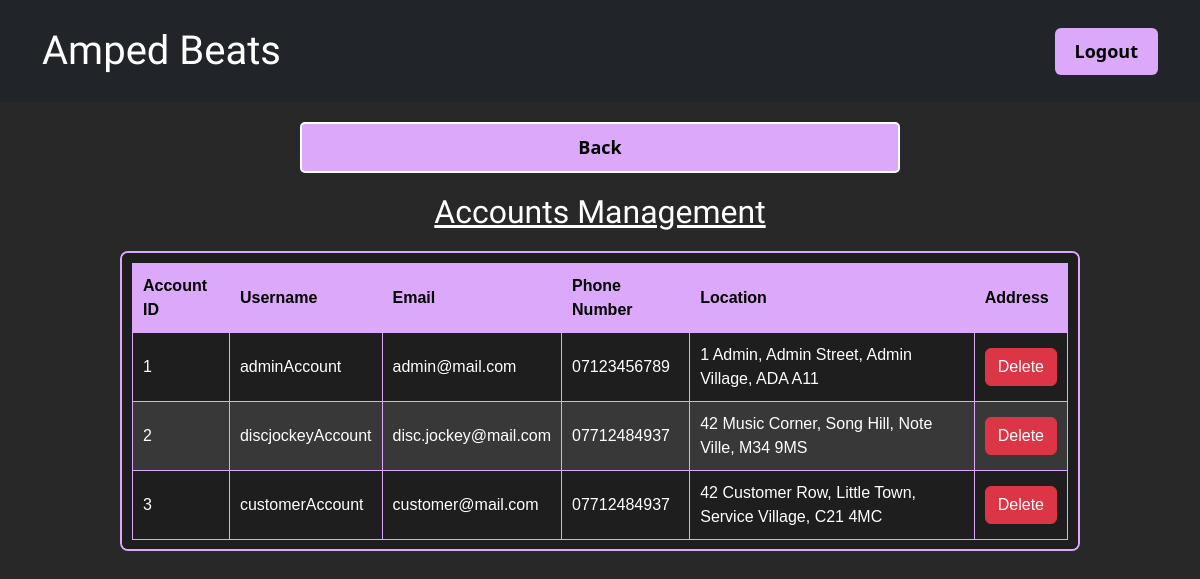
/admin_manage_account.php, run on the app's committed database.
### tables this page shows
CREATE TABLE `account` (
  `accountID` int(8) NULL AUTO_INCREMENT,
  `customerID` int(8) NULL,
  `discjockeyID` int(8) NULL,
  `adminID` int(8) NULL,
  `username` varchar(255) NOT NULL,
  `password` varchar(255) NOT NULL,
  `email` varchar(255) NOT NULL,
  `phone` varchar(11) NOT NULL,
  `address` varchar(255) NOT NULL,
  PRIMARY KEY (`accountID`),
  KEY `customerID` (`customerID`),
  KEY `discjockeyID` (`discjockeyID`)
);

### admin_manage_account.php (the view, shortened to what this page needs)
<!DOCTYPE html>
<html lang="en">
<head>
    <link href="https://cdn.jsdelivr.net/npm/bootstrap@5.2.3/dist/css/bootstrap.min.css" rel="stylesheet">
    <link rel="stylesheet" type="text/css" href="styles/customer_booking_history.css" />
</head>
<body>
<nav class="navbar navbar-dark navbar-expand-md bg-dark py-3" action="admin_panel.php" method="post">
    <div class="container">
        <a class="navbar-brand d-flex align-items-center" href="admin_panel.php">
            <span id="logoText">Amped Beats</span>
        </a><button data-bs-toggle="collapse" class="navbar-toggler" data-bs-target="#navcol-5"><span class="visually-hidden">Toggle navigation</span><span class="navbar-toggler-icon"></span></button>
        <div class="collapse navbar-collapse" id="navcol-5">
            <form action="admin_panel.php" method="post">
                <button class="btn btn-primary ms-md-2" name="logout" type="submit">Logout</button>
            </form>
        </div>
    </div>
</nav>
<?php
include "db_connection.php";
$sql = "SELECT accountID, username, email, phone , address FROM account";
$stmt = $mysqli->prepare($sql);
$stmt->execute();
$result = $stmt->get_result();
?>
<a href="admin_panel.php" class="back-button">Back</a>
<h2>Accounts Management</h2>
<div class="dj-table-container">
<table>
        <thead>
            <tr>
                <th>Account ID</th>
                <th>Username</th>
                <th>Email</th>
                <th>Phone Number</th>
                <th>Location</th>
                <th>Address</th>
            </tr>
        </thead>
        <tbody>
            <?php
            if ($result->num_rows > 0) {
                while ($row = $result->fetch_assoc()) {
                    echo "<tr>";
                    echo "<td>" . htmlspecialchars($row['accountID']) . "</td>";
                    echo "<td>" . htmlspecialchars($row['username']) . "</td>";
                    echo "<td>" . htmlspecialchars($row['email']) . "</td>";
                echo "<td>" . htmlspecialchars($row['phone']) . "</td>";
                echo "<td>" . htmlspecialchars($row['address']) . "</td>";
                    echo "<td>";
            ?>
                        <form method="post" action="admin_manage_account.php" onsubmit="return confirm('Are you sure you want to delete this account?');">
                            <button type="submit" name="deleteaccount" class="btn btn-danger">Delete</button>
                        </form>
                    <?php
                    echo "</td></tr>";
                }
            } else {
                echo "<tr><td colspan='7'>No account made</td></tr>";
            }
            ?>
        </tbody>
    </table>
</div>
</body>

### styles/customer_booking_history.css (style rules this page uses)
html, body { background-color: #282828; color: white; text-align: center; margin: 0; padding: 0; }
#logoText { font-family: "Black Ops One", serif; font-size: 200%; }
h2 { color: white; text-decoration: underline; font-family: "Jockey One", sans-serif; }
.dj-table-container { max-height: 300px; overflow-y: auto; border: 2px solid #DCA8FA; margin: 20px auto; width: 80%; background-color: #1e1e1e; border-radius: 8px; padding: 10px; }
table { width: 100%; border-collapse: collapse; font-family: Arial, Helvetica, sans-serif; }
th, td { border: 1px solid #DCA8FA; padding: 10px; text-align: left; }
th { background-color: #DCA8FA; color: black; font-weight: bold; }
tr:nth-child(even) { background-color: #383838; }
.back-button { display: block; width: 50%; margin: 20px auto; padding: 10px; text-align: center; background-color: #DCA8FA; color: black; font-size: 18px; font-weight: bold; text-decoration: none; border-radius: 5px; border: 2px solid white; transition: background-color 0.3s ease; }
.navbar { margin-bottom: 0; }
.navbar form button { background-color: #DCA8FA; color: black; font-size: 18px; font-weight: bold; border: none; cursor: pointer; margin-left: 15px; padding: 10px 20px; transition: background-color 0.3s ease; }

### data on the page
account: accountID "1", username "adminAccount", email "admin@mail.com", phone "07123456789", address "1 Admin, Admin Street, Admin Village, ADA A11"
account: accountID "2", username "discjockeyAccount", email "disc.jockey@mail.com", phone "07712484937", address "42 Music Corner, Song Hill, Note Ville, M34 9MS"
account: accountID "3", username "customerAccount", email "customer@mail.com", phone "07712484937", address "42 Customer Row, Little Town, Service Village, C21 4MC"
